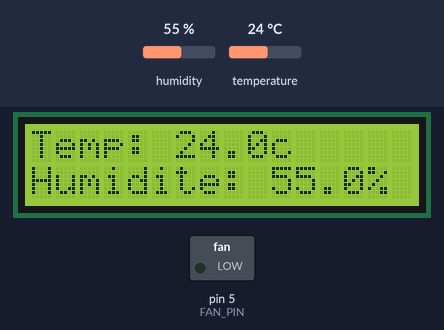
A sketch run on a simulated Arduino Uno, built with avr-gcc and run on an emulated ATmega328P. On the bench: 16×2 character LCD, switched loads named in the sketch (green lamp = pin HIGH). Inputs (shaded band) come from the test bench; at power-on: humidity 55 %, temperature 24 °C. What the sketch prints to the serial monitor is not drawn.

Above: at 9.8 s.
9.9 s: humidity set to 29 %
At 18.5 s:
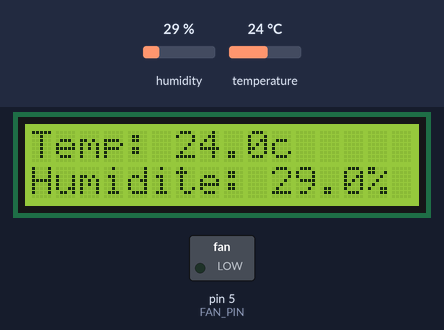
19.7 s: humidity set to 26 %
At 28.0 s:
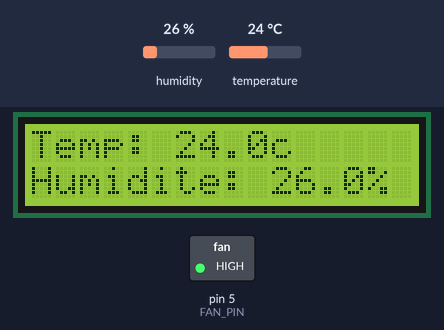
28.7 s: temperature set to 12 °C
At 37.5 s:
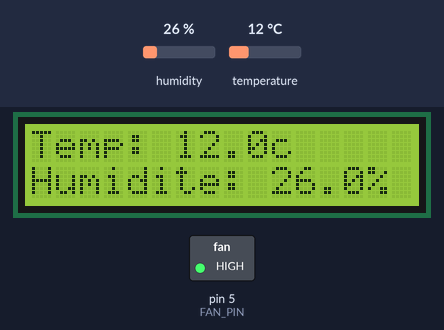
37.8 s: temperature set to 19 °C
At 45.9 s:
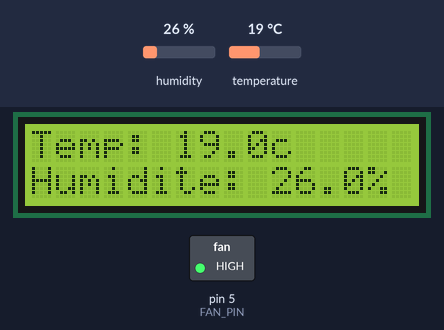
Timing chart, 0 to 47.4 s (numbered marks = the images above; inputs shaded):
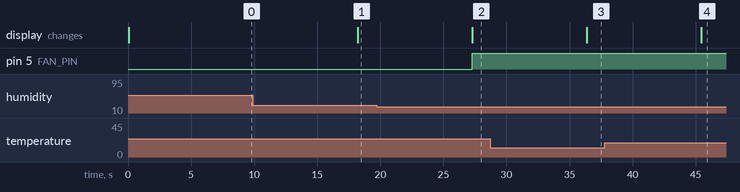

Measured:
- the behaviour switches between 28 and 27 % on humidity (found by bisection; images 1 and 2)
- after the input at 9.9 s, the display: changes after 8.3 s (image 1)
- after the input at 19.7 s, pin 5 (FAN_PIN): LOW → HIGH after 7.6 s; the display: changes after 7.6 s (image 2)
- after the input at 28.7 s, the display: changes after 7.7 s (image 3)
- after the input at 37.8 s, the display: changes after 7.6 s (image 4)

The sketch:

Humidificateur.ino
```cpp
#include <DHT.h>
#include <LiquidCrystal.h>

#define DHT11_PIN 3
#define DHTTYPE DHT22
#define FAN_PIN 5

DHT dhtext(DHT11_PIN, DHTTYPE);

int statutFan = 0;
float minutesEtat = 0;
float HUMIDITE_FAN_INACTIVE = 32;
float HUMIDITE_FAN_ACTIVE = 27;
float LECTURE_INTERVAL_MINUTE = 0.1666;

// 7 - 11
// 8 - 13
// 9 - 18
// 10 - 19
// 11 - 20
// 12 - 21
LiquidCrystal lcd(7, 8, 9, 10, 11, 12);

void setup() {
  Serial.begin(9600);
  pinMode(FAN_PIN, OUTPUT);
}

void loop() {
  int pause = LECTURE_INTERVAL_MINUTE * 60;
  pause = pause * 1000;

  int humidite = dhtext.readHumidity();
  float temperature = dhtext.readTemperature();

  Serial.print("Temperature: ");
  Serial.print(temperature);
  Serial.print("c  ");
  Serial.print("Humidite: ");
  Serial.print(humidite);
  Serial.print("%");
  Serial.print("   Statut ");

  lcd.begin(16, 2);
  ecrire_lcd("Temp: ", temperature, "c");
  lcd.setCursor(0, 1);
  ecrire_lcd("Humidite: ", humidite, "%");

  if(statutFan == 0) {
      Serial.print("Inactif");
  } else {
      Serial.print("Actif");
  }
  Serial.print(" depuis ");
  Serial.print(minutesEtat,0);
  Serial.print(" min\n");

  // On arrete si l'humidité est suppérieure au max
  if(humidite >= HUMIDITE_FAN_INACTIVE) {
    if(statutFan == 1 ) {
       statutFan = 0;
       minutesEtat = 0;
       digitalWrite(FAN_PIN, LOW);
    } else {
       minutesEtat = minutesEtat + LECTURE_INTERVAL_MINUTE;
    }
  } else {
    // On demarre si l'humidité est inférieure au min
    if(humidite <= HUMIDITE_FAN_ACTIVE) {
      if(statutFan == 0) {
         statutFan = 1;
         minutesEtat = 0;
        digitalWrite(FAN_PIN, HIGH);
      } else {
        // deja actif
        minutesEtat = minutesEtat + LECTURE_INTERVAL_MINUTE;
      }
    }
  }

  delay(pause);
}

void ecrire_lcd(String sensor, float value, String unit) {
  lcd.print(sensor);
  lcd.print(value,1);
  lcd.print(unit);
}
```
